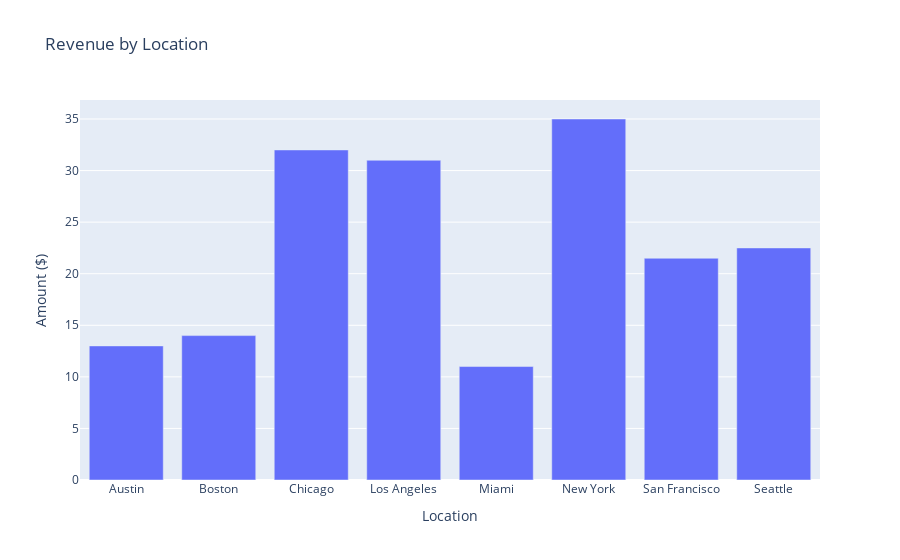

Notebook cell for this chart:
### Code cell
revenue_by_location = merged_df.groupby("Location")["Amount (USD)"].sum()
revenue_by_location =revenue_by_location.to_frame()
revenue_by_location.reset_index(inplace=True)
px.bar(revenue_by_location,x="Location",y="Amount (USD)",title="Revenue by Location",labels={"Amount (USD)":"Amount ($)"})

### Figure 1 — Plotly figure (JSON) as saved in the notebook; plotly's stock layout.template omitted (floating-point values rounded to 4 significant figures)
{"data": [{"alignmentgroup": "True", "hovertemplate": "Location=%{x}<br>Amount ($)=%{y}<extra></extra>", "legendgroup": "", "marker": {"color": "#636efa", "pattern": {"shape": ""}}, "name": "", "offsetgroup": "", "orientation": "v", "showlegend": false, "textposition": "auto", "type": "bar", "x": ["Austin", "Boston", "Chicago", "Los Angeles", "Miami", "New York", "San Francisco", "Seattle"], "xaxis": "x", "y": [13, 14, 32, 31, 11, 35, 21.5, 22.5], "yaxis": "y"}], "layout": {"barmode": "relative", "legend": {"tracegroupgap": 0}, "title": {"text": "Revenue by Location"}, "xaxis": {"anchor": "y", "domain": [0, 1], "title": {"text": "Location"}}, "yaxis": {"anchor": "x", "domain": [0, 1], "title": {"text": "Amount ($)"}}}}
